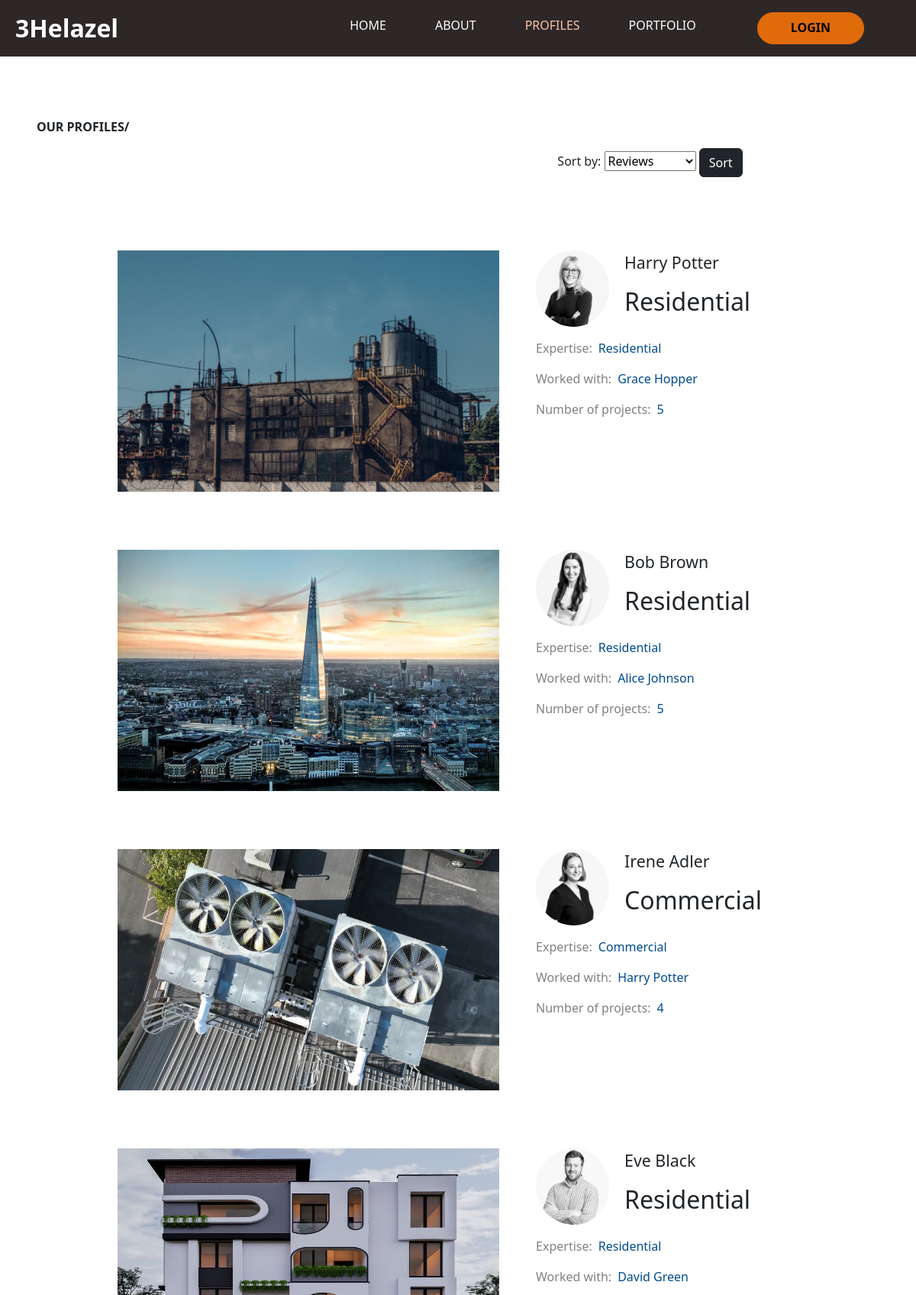
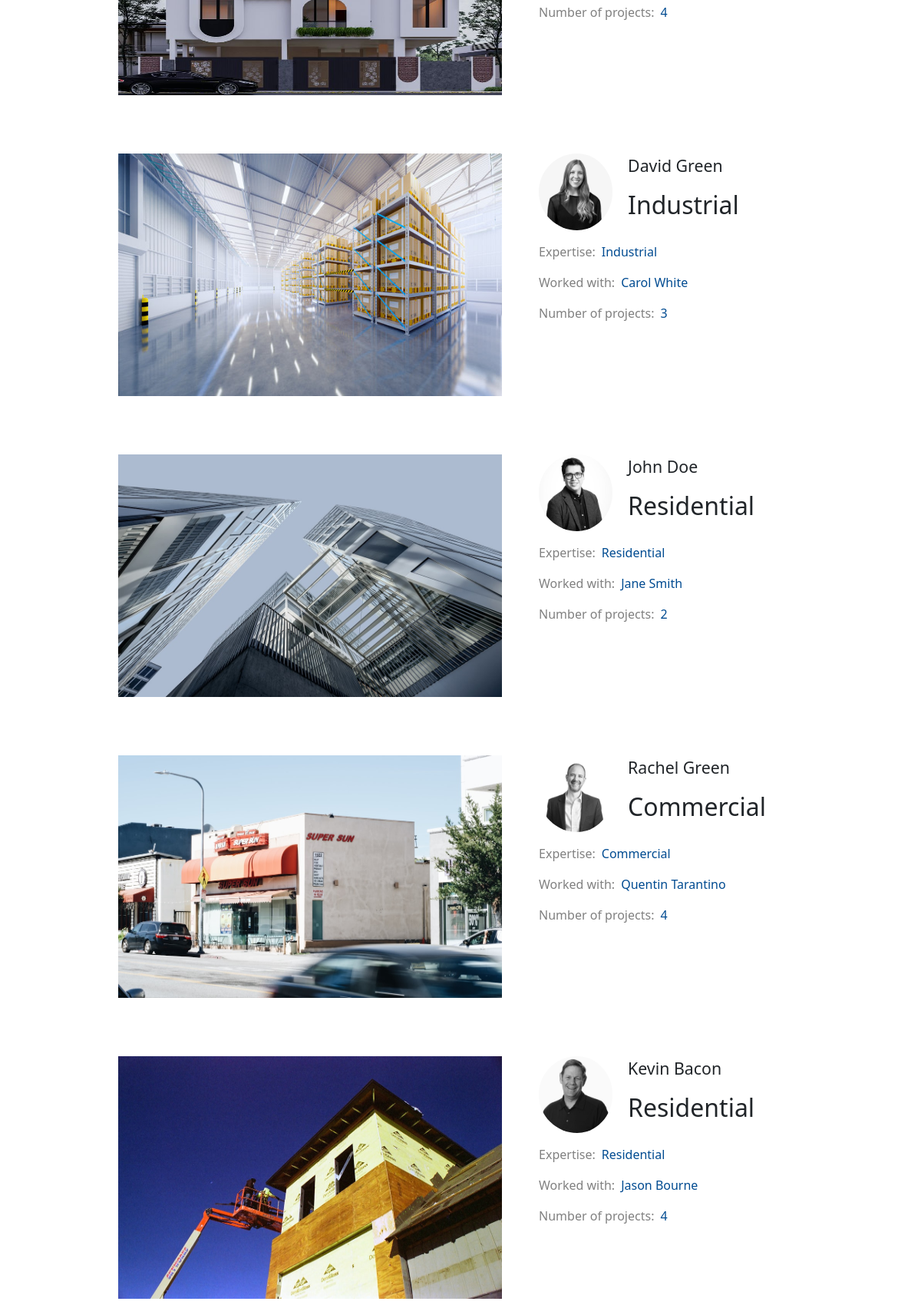
/Profiles.php (upper part), run on the app's committed database (2 pictures, top to bottom).
### tables this page shows
CREATE TABLE IF NOT EXISTS `architects` (
  `ArchitectID` int NOT NULL AUTO_INCREMENT,
  `Name` varchar(255) NOT NULL,
  `ProjectCategory` varchar(255) DEFAULT NULL,
  `WorkedWith` varchar(255) DEFAULT NULL,
  `ProfileImage` varchar(255) DEFAULT NULL,
  `reviews` int DEFAULT '0',
  PRIMARY KEY (`ArchitectID`)
);

### Profiles.php (the view, shortened to what this page needs)
<!DOCTYPE html>
<html lang="en">
<head>
  <link href="https://cdn.jsdelivr.net/npm/bootstrap@5.3.3/dist/css/bootstrap.min.css" rel="stylesheet"
>
  <link rel="stylesheet" type="text/css" href="css/profiles.css" />
</head>
<body style="background-color:FFE0B5">
  <header>
    <nav class="navbar navbar-expand-lg navbar-light  p-2 fs-4 bg-dark fixed-top">
      <div class="container-fluid ">
        <a class="navbar-brand fs-2 text-white" style="font-weight:800;" href="Home.php">3Helazel</a>
        <div class="collapse navbar-collapse show d-flex justify-content-end " id="navbarNavAltMarkup">
          <div class="navbar-nav text-center">
            <a class="nav-link active  mx-4 txt display-nav text-white" aria-current="page" href="Home.php">HOME</a>
            <a class="nav-link text-white mx-4 display-nav" href="about.php">ABOUT</a>
            <a class="nav-link  mx-4 display-nav" style="color:#ffc5aa" href="Profiles.php">PROFILES</a>
            <a class="nav-link text-white mx-4 display-nav" href="Portfolio.php">PORTFOLIO</a>
            <?php if (isset($_SESSION['loggedin']) && $_SESSION['loggedin'] === true) {
              echo "<a class='nav-link mx-4 display-nav'href='compte.php' style='color: rgb(224, 107, 11);font-size:14pt;text-transform: uppercase;'>" . $_SESSION['username'] . "</a>";
            } else {
              echo '<a class="btn-navbar text-black display-nav mx-5" href="login.php">LOGIN</a>';
            } ?>
          </div>
        </div>
      </div>
    </nav>
  </header>
  <p class=" mt-5 ps-5 " style="font-weight:800;">OUR PROFILES/ </p>
  <div class="d-flex justify-content-around ">
    <div class=" d-flex  ps-5 flex-row">
      <form action="" method="GET">
        <label for="sort">Sort by:</label>
        <select name="sort" id="sort">
          <option value="Reviews">Reviews</option>
        </select>
        <input type="submit" class="btn btn-dark" value="Sort">
      </form>
    </div>
  </div>
  <div class="container my-5 py-5 d-flex justify-content-center">
    <div class="d-flex flex-column">
      <?php
      require "db.php";
      $sort = isset($_GET['sort']) ? $_GET['sort'] : 'Reviews';
      $sql = "SELECT
      ArchitectName,
      ArchitectImage,
      ArchitectID,
      Reviews,
      WorkedWith,
      ProjectCategory,
      ProjectImage,
      ProjectId,
      ProjectCount
  FROM (
      SELECT
          a.Name AS ArchitectName,
          a.ProfileImage AS ArchitectImage,
          a.ArchitectId AS ArchitectID,
          a.WorkedWith AS WorkedWith,
          a.reviews AS Reviews,
          a.ProjectCategory AS ProjectCategory,
          p.ProjectImage AS ProjectImage,
          p.ProjectId AS ProjectId,
          ROW_NUMBER() OVER(PARTITION BY a.Name ORDER BY p.ProjectId ASC) AS rn,
          (SELECT COUNT(*) FROM projects WHERE architectid = a.ArchitectID) AS ProjectCount
      FROM
          projects p
      LEFT JOIN architects a ON a.ArchitectId = p.ArchitectID
  ) t
  WHERE
      t.rn = 1
  ORDER BY
      $sort DESC;
  ";
      $result = $conn->query($sql);
      if ($result->num_rows > 0) {
        while ($row = $result->fetch_assoc()) {
          echo "<div class='d-flex flex-row'>";
          echo "<div class'd-flex flex-column p-1'>";
          if ($row["ProjectCategory"] == "Commercial") {
            echo ' <img src="images/Commercial/ProjectImage/' . $row["ProjectImage"] . '"  class="img-fluid img-dff pb-1">';
          } else if ($row["ProjectCategory"] == "Industrial") {
            echo ' <img src="images/Industrial/ProjectImage/' . $row["ProjectImage"] . '" class="img-fluid img-dff pb-1">';
          } else {
            echo ' <img src="images/Residential/ProjectImage/' . $row["ProjectImage"] . '" class="img-fluid img-dff pb-1">';
          }
          echo "</div>";
          echo "<div class='px-5 d-flex flex-column'>";
          echo "<div class='d-flex flex-row'>";
          echo '<a href="Person.php?architect_id=' . $row["ArchitectID"] . '">';
          echo '<img src="' . $row["ArchitectImage"] . '"  class="card-img-top profile-img d-block pe-1">';
          echo '</a>';
          echo "<div class='d-flex flex-column ms-3'>";
          echo "<p class='text-name'>" . $row["ArchitectName"] . "</p>";
          echo "<p class='h2'>" . $row["ProjectCategory"] . "</p>";
          echo "</div>";
          echo "</div>";
          echo "<div class='d-flex flex-column pt-3'>";
          echo "<div class='d-flex flex-row'>";
          echo "<p class='text-work pe-2'>Expertise:</p>";
          echo "<p class='text-work2'>" . $row["ProjectCategory"] . "</p>";
          echo "</div>";
          echo "<div class='d-flex flex-row'>";
          echo "<p class='text-work pe-2'>Worked with:</p>";
          echo "<p class='text-work2'>" . $row["WorkedWith"] . "</p>";
          echo "</div>";
          echo "<div class='d-flex flex-row'>";
          echo "<p class='text-work pe-2'>Number of projects:</p>";
          echo "<p class='text-work2'>" . $row["ProjectCount"] . "</p>";
          echo "</div>";
          echo "</div>";
          echo "</div>";
          echo "</div>";
          echo "<br>";
          echo "<br>";
          echo "<br>";
        }
      } else {
        echo "0 results";
      }
      ?>
    </div>
  </div>
</body>
</html>

### css/profiles.css (style rules this page uses)
.display-nav { font-size: calc(1.625rem + 4.5vw); font-weight: 500; line-height: 1.2; }
@media (min-width: 1200px) { .display-nav { font-size: 1rem; } }
.btn-navbar { display: inline-block; padding: 10px 43px; border: 1px solid rgb(224, 107, 11); color: white; border-radius: 50px; text-decoration: none; font-weight: 600; background-color: rgb(224, 107, 11); }
.bg-dark { background-color: #2d2727 !important; }
.img-dff { height: 320px; width: 500px; }
.profile-img { width: 100px; height: 100px; border-radius: 50%; }
.text-work { color: gray; font-size: 12pt; }
* .text-name { font-weight: 400; font-size: 16pt; }
.text-work2 { color: rgb(0, 75, 145); font-size: 12pt; }

### Profiles.php (style rules this page uses)
html { font-size: 16px !important; font-family: "Noto Sans Display", sans-serif; font-optical-sizing: auto; font-weight: 700; font-style: normal; font-variation-settings: "wdth" 100; }

### data on the page
architects: shows a picture, ArchitectName "Harry Potter", ProjectCategory "Residential", WorkedWith "Grace Hopper", ProjectCount "5"
architects: shows a picture, ArchitectName "Bob Brown", ProjectCategory "Residential", WorkedWith "Alice Johnson", ProjectCount "5"
architects: shows a picture, ArchitectName "Irene Adler", ProjectCategory "Commercial", WorkedWith "Harry Potter", ProjectCount "4"
architects: shows a picture, ArchitectName "Eve Black", ProjectCategory "Residential", WorkedWith "David Green", ProjectCount "4"
architects: shows a picture, ArchitectName "David Green", ProjectCategory "Industrial", WorkedWith "Carol White", ProjectCount "3"
architects: shows a picture, ArchitectName "John Doe", ProjectCategory "Residential", WorkedWith "Jane Smith", ProjectCount "2"
architects: shows a picture, ArchitectName "Rachel Green", ProjectCategory "Commercial", WorkedWith "Quentin Tarantino", ProjectCount "4"
architects: shows a picture, ArchitectName "Kevin Bacon", ProjectCategory "Residential", WorkedWith "Jason Bourne", ProjectCount "4"
